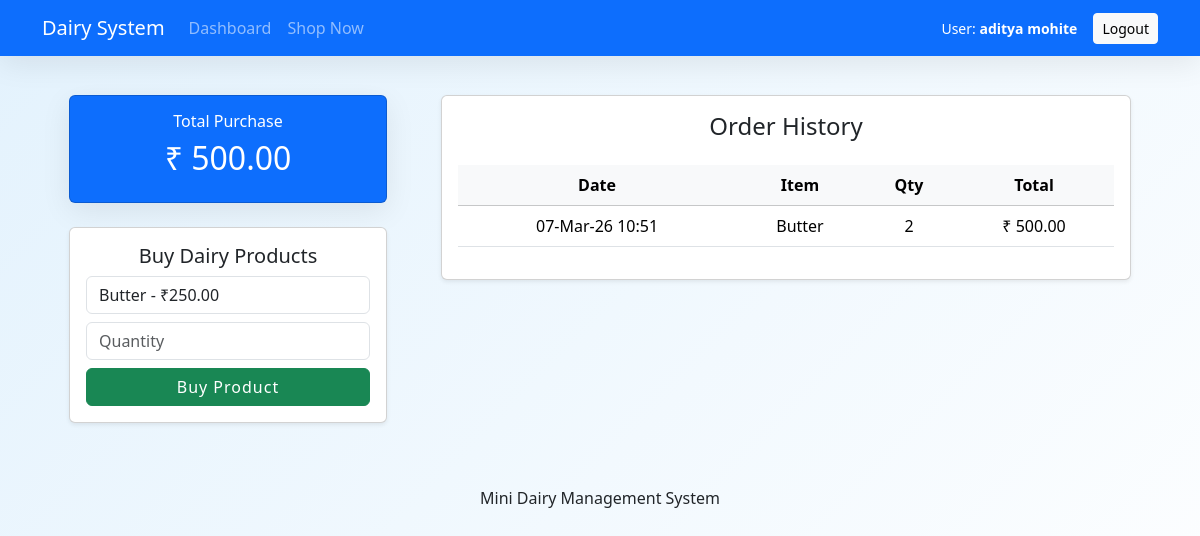
The app's page /customer_dashboard.php (signed in) with its own data.
### tables this page shows
CREATE TABLE `order_items` (
  `item_id` int(11) NOT NULL,
  `order_id` int(11) DEFAULT NULL,
  `product_id` int(11) DEFAULT NULL,
  `quantity` int(11) DEFAULT NULL,
  `price` decimal(10,2) DEFAULT NULL
);

CREATE TABLE `orders` (
  `order_id` int(11) NOT NULL,
  `customer_id` int(11) DEFAULT NULL,
  `order_date` datetime DEFAULT current_timestamp(),
  `total_amount` decimal(10,2) DEFAULT NULL
);

CREATE TABLE `products` (
  `product_id` int(11) NOT NULL,
  `product_name` varchar(100) DEFAULT NULL,
  `price` decimal(10,2) DEFAULT NULL,
  `stock` int(11) DEFAULT NULL,
  `image` varchar(255) DEFAULT NULL
);

### customer_dashboard.php (the view, shortened to what this page needs)
<?php
include 'header.php';
$user_id = $_SESSION['user_id'];
$stmt = $conn->prepare("SELECT customer_id FROM customers WHERE user_id = ?");
$stmt->bind_param("i", $user_id);
$stmt->execute();
$res = $stmt->get_result();
$row = $res->fetch_assoc();
$customer_id = $row['customer_id'];
$order_history = $conn->query("
    SELECT o.order_date, o.total_amount, oi.quantity, oi.product_id, p.product_name
    FROM orders o
    JOIN order_items oi ON o.order_id = oi.order_id
    LEFT JOIN products p ON oi.product_id = p.product_id
    WHERE o.customer_id = $customer_id
    ORDER BY o.order_date DESC
");
$total_purchase = $conn->query("SELECT SUM(total_amount) as total FROM orders WHERE customer_id = $customer_id")->fetch_assoc();
?>
<div class="container mt-4">
    <div class="row">
        <div class="col-md-4">
            <div class="card bg-primary text-white p-3 mb-4 text-center">
                <h6>Total Purchase</h6>
                <h2>₹ <?php echo number_format($total_purchase['total'] ?? 0, 2); ?></h2>
            </div>
            <div class="card p-3 shadow-sm">
                <h5>Buy Dairy Products</h5>
                <form method="POST">
                    <select name="product" class="form-control mb-2">
                        <?php
                        $products_list = $conn->query("SELECT * FROM products WHERE stock > 0");
                        while($p = $products_list->fetch_assoc()){
                        ?>
                            <option value="<?php echo $p['product_id']; ?>">
                                <?php echo $p['product_name']; ?> - ₹<?php echo $p['price']; ?>
                            </option>
                        <?php } ?>
                    </select>
                    <input type="number" name="qty" class="form-control mb-2" placeholder="Quantity" required>
                    <button name="buy_product" class="btn btn-success w-100">Buy Product</button>
                </form>
            </div>
        </div>
        <div class="col-md-8">
            <div class="card p-3 shadow-sm">
                <h4>Order History</h4>
                <table class="table table-hover mt-3">
                    <thead class="table-light">
                        <tr>
                            <th>Date</th>
                            <th>Item</th>
                            <th>Qty</th>
                            <th>Total</th>
                        </tr>
                    </thead>
                    <tbody>
                        <?php while($o = $order_history->fetch_assoc()){ ?>
                        <tr>
                            <td><?php echo date('d-M-y H:i', strtotime($o['order_date'])); ?></td>
                            <td><?php echo ($o['product_id'] == 0) ? "Fresh Milk" : $o['product_name']; ?></td>
                            <td><?php echo $o['quantity']; ?></td>
                            <td>₹ <?php echo $o['total_amount']; ?></td>
                        </tr>
                        <?php } ?>
                    </tbody>
                </table>
            </div>
        </div>
    </div>
</div>
<?php include 'footer.php'; ?>

### assets/css/style.css (style rules this page uses)
:root { --primary-blue: #0077b6; --milk-white: #f8fbff; --accent-blue: #caf0f8; --text-dark: #2d3436; --shadow: 0 8px 30px rgba(0,0,0,0.08); }
body { font-family: 'Poppins', sans-serif; background: linear-gradient(135deg, #e3f2fd 0%, #ffffff 100%); background-attachment: fixed; color: var(--text-dark); margin: 0; }
input { width: 100%; padding: 12px 15px; margin: 12px 0; border: 2px solid #eee; border-radius: 10px; box-sizing: border-box; transition: all 0.3s ease; }
button { width: 100%; padding: 14px; background: var(--primary-blue); border: none; border-radius: 10px; color: white; font-weight: 600; font-size: 16px; cursor: pointer; transition: 0.3s; text-transform: uppercase; letter-spacing: 1px; }
.card { display: inline-block; padding: 25px; margin: 15px; background: white; border-radius: 15px; box-shadow: var(--shadow); border: none; transition: 0.4s cubic-bezier(0.175, 0.885, 0.32, 1.275); text-align: center; vertical-align: top; min-width: 200px; }

### records on screen
order_items: order.order_date "07-Mar-26 10:51", product.product_name "Butter", quantity "2", order.total_amount "500.00"

### other values on screen
$_SESSION['name'] "aditya mohite"
$total_purchase['total'] "500.00"
form field product "Butter - ₹250.00"
